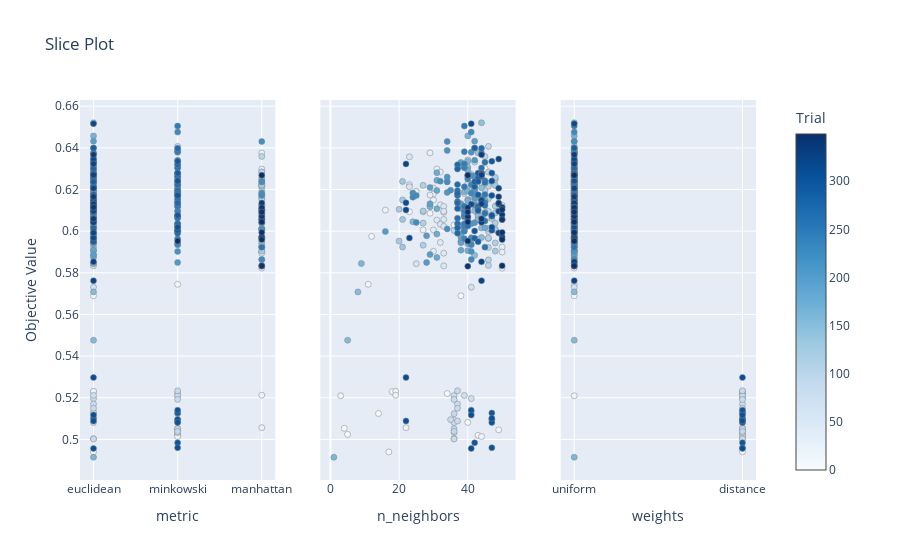

This figure's notebook cell:
### Code cell
optuna.visualization.plot_slice(study)

### Figure 1 — Plotly figure (JSON) as saved in the notebook; plotly's stock layout.template omitted (floating-point values rounded to 4 significant figures; data arrays with more than 128 entries replaced by an {"elided": "..."} marker saying what was removed)
{"data": [{"marker": {"color": {"elided": "350 int values"}, "colorbar": {"title": {"text": "Trial"}, "x": 1, "xpad": 40}, "colorscale": [[0, "rgb(247,251,255)"], [0.125, "rgb(222,235,247)"], [0.25, "rgb(198,219,239)"], [0.375, "rgb(158,202,225)"], [0.5, "rgb(107,174,214)"], [0.625, "rgb(66,146,198)"], [0.75, "rgb(33,113,181)"], [0.875, "rgb(8,81,156)"], [1, "rgb(8,48,107)"]], "line": {"color": "Grey", "width": 0.5}, "showscale": true}, "mode": "markers", "showlegend": false, "type": "scatter", "x": {"elided": "350 str values"}, "xaxis": "x", "y": {"elided": "350 float values"}, "yaxis": "y"}, {"marker": {"color": {"elided": "350 int values"}, "colorbar": {"title": {"text": "Trial"}, "x": 1, "xpad": 40}, "colorscale": [[0, "rgb(247,251,255)"], [0.125, "rgb(222,235,247)"], [0.25, "rgb(198,219,239)"], [0.375, "rgb(158,202,225)"], [0.5, "rgb(107,174,214)"], [0.625, "rgb(66,146,198)"], [0.75, "rgb(33,113,181)"], [0.875, "rgb(8,81,156)"], [1, "rgb(8,48,107)"]], "line": {"color": "Grey", "width": 0.5}, "showscale": false}, "mode": "markers", "showlegend": false, "type": "scatter", "x": {"elided": "350 int values"}, "xaxis": "x2", "y": {"elided": "350 float values"}, "yaxis": "y2"}, {"marker": {"color": {"elided": "350 int values"}, "colorbar": {"title": {"text": "Trial"}, "x": 1, "xpad": 40}, "colorscale": [[0, "rgb(247,251,255)"], [0.125, "rgb(222,235,247)"], [0.25, "rgb(198,219,239)"], [0.375, "rgb(158,202,225)"], [0.5, "rgb(107,174,214)"], [0.625, "rgb(66,146,198)"], [0.75, "rgb(33,113,181)"], [0.875, "rgb(8,81,156)"], [1, "rgb(8,48,107)"]], "line": {"color": "Grey", "width": 0.5}, "showscale": false}, "mode": "markers", "showlegend": false, "type": "scatter", "x": {"elided": "350 str values"}, "xaxis": "x3", "y": {"elided": "350 float values"}, "yaxis": "y3"}], "layout": {"title": {"text": "Slice Plot"}, "xaxis": {"anchor": "y", "domain": [0, 0.2889], "title": {"text": "metric"}}, "xaxis2": {"anchor": "y2", "domain": [0.3556, 0.6444], "title": {"text": "n_neighbors"}}, "xaxis3": {"anchor": "y3", "domain": [0.7111, 1], "title": {"text": "weights"}}, "yaxis": {"anchor": "x", "domain": [0, 1], "title": {"text": "Objective Value"}}, "yaxis2": {"anchor": "x2", "domain": [0, 1], "matches": "y", "showticklabels": false}, "yaxis3": {"anchor": "x3", "domain": [0, 1], "matches": "y", "showticklabels": false}}}
